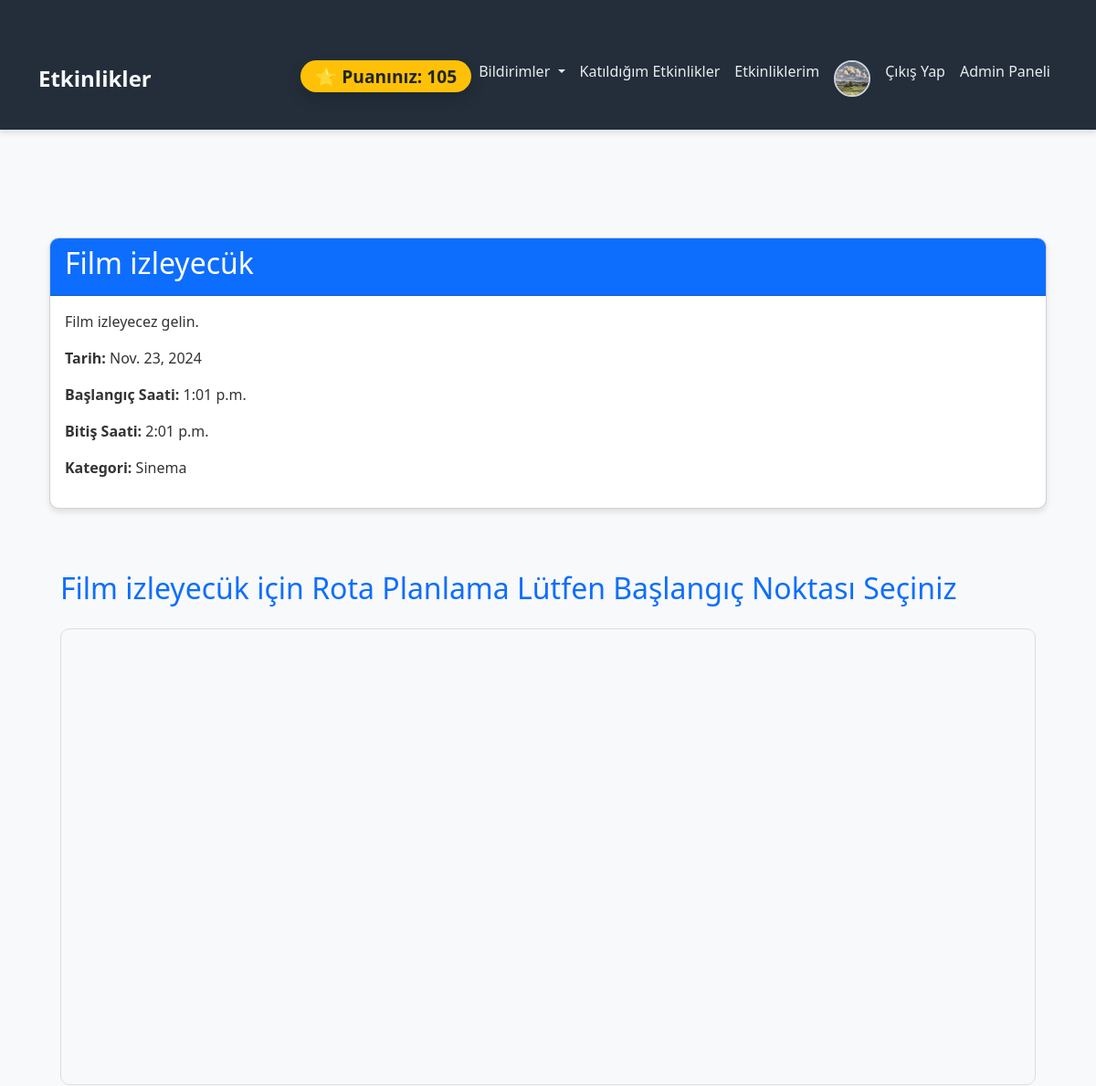
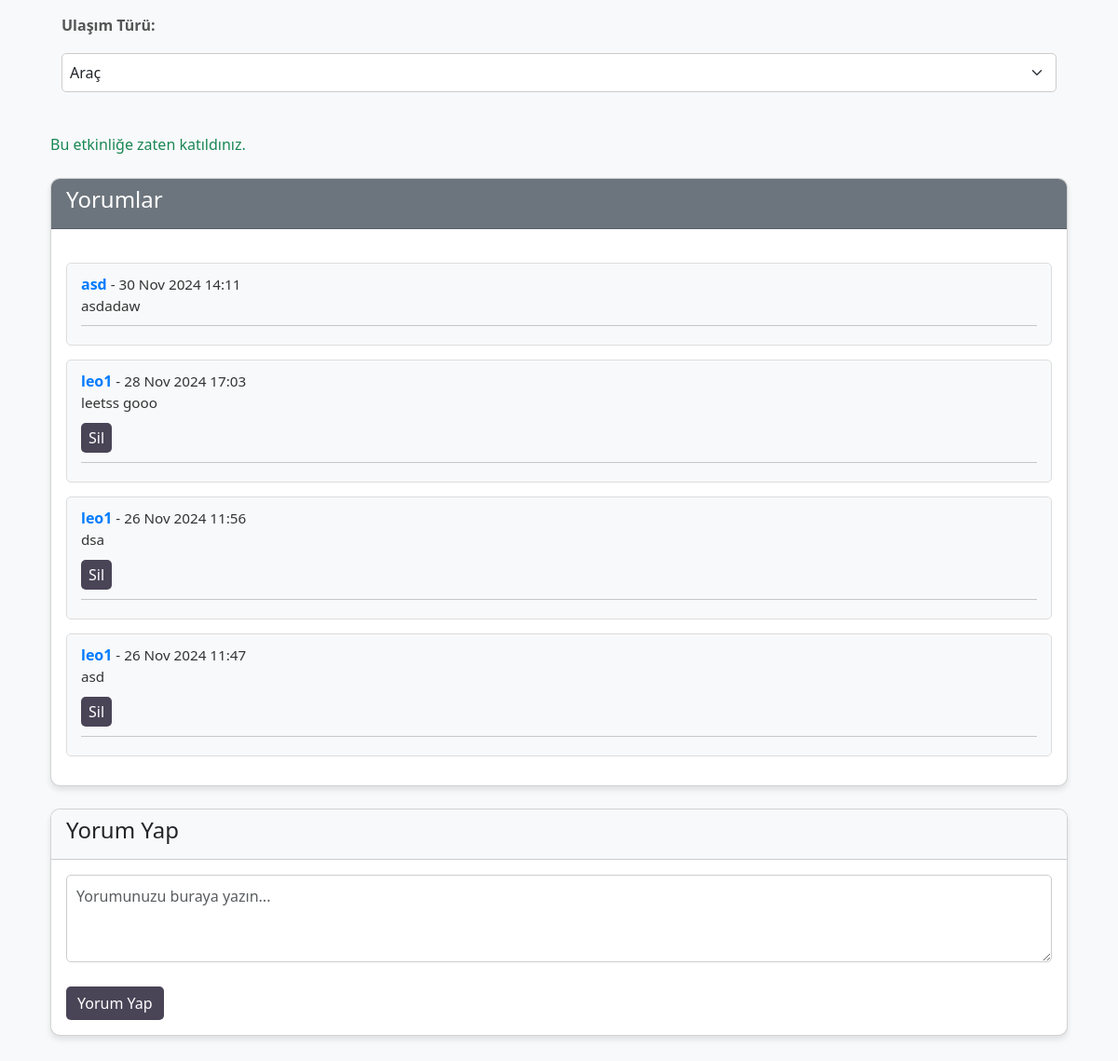
Page /event/1/ (signed in) on the committed database (2 pictures, top to bottom).
### users/models.py (models this page shows, shortened)
class User(AbstractUser):
    id = models.AutoField(primary_key=True)
    username = models.CharField(max_length=150,unique=True)
    password = models.CharField(max_length=150)
    name = models.CharField(max_length=150)
    surname = models.CharField(max_length=150)
    birthdate = models.DateField(max_length=150)
    gender = models.CharField(max_length=150)
    email = models.EmailField(max_length=150,unique=True)
    phone_number = models.CharField(max_length=128)
    interests = models.CharField(max_length=150)
    profilepicture=models.ImageField(upload_to='uploads/profile_pictures/', null=True, blank=True)
    verification_code = models.CharField(max_length=6, blank=True, null=True)
    location = models.CharField(max_length=100,default="İstanbul")
    latitude = models.FloatField(blank=True, null=True)  # Enlem
    longitude = models.FloatField(blank=True, null=True)  # Boylam
    is_admin = models.BooleanField(default=False)
    score = models.IntegerField(default=20)
    groups = models.ManyToManyField(
        'auth.Group',
        related_name='user_groups',  # Özel ilişkili ad
        blank=True,
    )
    user_permissions = models.ManyToManyField(
        'auth.Permission',
        related_name='user_permissions',  # Özel ilişkili ad
        blank=True,
    )

class Event(models.Model):
    title = models.CharField(max_length=150)
    description = models.TextField()
    date = models.DateField(default=now)
    start_time = models.TimeField(default=now)
    end_time = models.TimeField(default=now)
    latitude = models.FloatField(blank=True, null=True)  # Enlem
    longitude = models.FloatField(blank=True, null=True)  # Boylam
    category = models.CharField(max_length=100, default="Genel")
    approved = models.BooleanField(default=False)
    created_by = models.ForeignKey(
        User,
        on_delete=models.CASCADE,
        related_name="created_events",
        default=1  # Varsayılan kullanıcı ID'si
    )

class Comment(models.Model):
    event = models.ForeignKey('Event', on_delete=models.CASCADE, related_name='comments')
    user = models.ForeignKey(settings.AUTH_USER_MODEL, on_delete=models.CASCADE)
    content = models.TextField()
    created_at = models.DateTimeField(auto_now_add=True)

### users/views.py (the view)
# urls.py: path('event/<int:event_id>/', views.event_detail, name='event_detail'),
def event_detail(request, event_id):
    event = get_object_or_404(Event, id=event_id)
    comments = event.comments.all().order_by('-created_at')
    comments = event.comments.all().order_by('-created_at')
    if request.user.is_authenticated:
        is_participant = Participation.objects.filter(event=event, user=request.user).exists()
    else:
        is_participant = False
    if request.method == 'POST':
        form = CommentForm(request.POST)
        if form.is_valid():
            comment = form.save(commit=False)
            comment.user = request.user
            comment.event = event
            comment.save()
            return redirect('event_detail', event_id=event.id)
    else:
        form = CommentForm()
    context = {
        'event': event,
        'comments': comments,
        'form': form,
        'is_participant': is_participant
    }
    return render(request, 'event_detail.html',context )

### users/forms.py
class CommentForm(forms.ModelForm):
    class Meta:
        model = Comment
        fields = ['content']
        widgets = {
            'content': forms.Textarea(attrs={'placeholder': 'Yorumunuzu yazın...', 'rows': 4}),
        }

### users/context_processors.py (called while the page is built)
def notifications_context(request):
    if request.user.is_authenticated:
        notifications = Notification.objects.filter(user=request.user).order_by('-created_at')
        unread_count = notifications.filter(is_read=False).count()
        return {
            'notifications': notifications[:5],  # İlk 5 bildirimi gönder
            'unread_count': unread_count  # Okunmamış bildirim sayısı
        }
    return {'notifications': [], 'unread_count': 0}

### templates/event_detail.html (shortened to what this page needs)
{% extends 'base.html' %}
{% block content %}
<head>
    {%load static%}
    <link rel="stylesheet" href="{% static 'css/event_detail_style.css' %}">
</head>
<div class="container mt-5">
    <div class="card">
        <div class="card-header bg-primary text-white">
            <h2>{{ event.title }}</h2>
        </div>
        <div class="card-body">
            <p>{{ event.description }}</p>
            <p><strong>Tarih:</strong> {{ event.date }}</p>
            <p><strong>Başlangıç Saati:</strong> {{ event.start_time}}</p>
            <p><strong>Bitiş Saati:</strong> {{ event.end_time }}</p>
            <p><strong>Kategori:</strong> {{ event.category }}</p>
        </div>
    </div>
     <div class="container mt-5">
        <h2 class="text-primary mb-4">{{ event.title }} için Rota Planlama Lütfen Başlangıç Noktası Seçiniz</h2>
        <div id="map" style="width: 100%; height: 500px;"></div>
        <div class="mt-3">
            <label for="travel-mode" class="form-label">Ulaşım Türü:</label>
            <select id="travel-mode" class="form-select">
                <option value="DRIVING">Araç</option>
            </select>
        </div>
    </div>
    <div class="mt-4">
        {% if user.is_authenticated %}
            {% if is_participant %}
                <p class="text-success">Bu etkinliğe zaten katıldınız.</p>
            {% else %}
                <form id="join-form" action="{% url 'join_event' event.id %}" method="post">
                    {% csrf_token %}
                    <button type="submit" class="btn btn-success">Etkinliğe Katıl</button>
                </form>
            {% endif %}
        {% else %}
            <p class="text-danger">Etkinliğe katılmak için giriş yapmalısınız.</p>
        {% endif %}
    </div>
    <div class="card mt-4">
        <div class="card-header bg-secondary text-white">
            <h4>Yorumlar</h4>
        </div>
        <div class="card-body" id="comment-list">
            {% for comment in comments %}
                <div class="comment">
                    <p><strong>{{ comment.user.username }}</strong> - {{ comment.created_at|date:"d M Y H:i" }}</p>
                    <p>{{ comment.content }}</p>
                    {% if user.is_authenticated and comment.user == user %}
                        <button class="btn btn-danger btn-sm delete-comment" data-comment-id="{{ comment.id }}">Sil</button>
                    {% endif %}
                    <hr>
                </div>
            {% empty %}
                <p>Henüz yorum yapılmamış.</p>
            {% endfor %}
        </div>
    </div>
    <div class="card mt-4">
        <div class="card-header bg-light">
            <h4>Yorum Yap</h4>
        </div>
        <div class="card-body">
            {% if user.is_authenticated %}
                <form method="post">
                    <div class="mb-3">
                        <textarea id="comment-content" name="content" class="form-control" rows="3" placeholder="Yorumunuzu buraya yazın..." required></textarea>
                    </div>
                    <button type="submit" class="btn btn-primary">Yorum Yap</button>
                </form>
            {% else %}
                <p class="text-danger">Yorum yapmak için giriş yapmanız gerekiyor.</p>
            {% endif %}
        </div>
    </div>
</div>
{% endblock %}

### templates/base.html (shortened to what this page needs)
<!DOCTYPE html>
<html lang="en">
<head>
    {% load static %}
    <link rel="stylesheet" href="{% static 'css/styles.css' %}">
    <link href="https://cdn.jsdelivr.net/npm/bootstrap@5.3.3/dist/css/bootstrap.min.css" rel="stylesheet">
</head>
<body>
    <nav class="navbar navbar-expand-lg navbar-dark ">
        <div class="container">
            <a class="navbar-brand" href="/">Etkinlikler</a>
            <div class="collapse navbar-collapse" id="navbarNav">
                <ul class="navbar-nav ms-auto">
                    {% if user.is_authenticated %}
                    <span class="navbar-text ms-3">
                        <span class="badge bg-warning text-dark px-3 py-2 rounded-pill shadow">
                            ⭐ Puanınız: <strong>{{ user.score }}</strong>
                        </span>
                    </span>
                    <li class="nav-item dropdown">
                        <a class="nav-link dropdown-toggle" href="#" id="notificationsDropdown" role="button" data-bs-toggle="dropdown" aria-expanded="false">
                            Bildirimler
                        </a>
                    </li>
                    <li class="nav-item">
                        <a class="nav-link" href="{% url 'attended_events' %}">Katıldığım Etkinlikler</a>
                    </li>
                    <li class="nav-item">
                        <a class="nav-link" href="{% url 'event_list' %}">Etkinliklerim</a>
                    </li>
                    <li class="nav-item">
                        <a class="nav-link" href="{% url 'edit_profile' %}">
                            <img src="{{ user.profilepicture.url }}" alt="Profil Resmi" class="rounded-circle" width="40" height="40">
                        </a>
                    </li>
                    <li class="nav-item">
                        <a class="nav-link" href="{% url 'logout' %}">Çıkış Yap</a>
                    </li>
                    {% if user.is_admin %}
                    <li class="nav-item">
                        <a class="nav-link" href="{% url 'admin_dashboard' %}">Admin Paneli</a>
                    </li>
                    {% endif %}
                    {% endif %}
                </ul>
            </div>
        </div>
    </nav>
<div class="container">
    {% block content %}{% endblock %}
</div>
</body>
</html>

### users/static/css/styles.css (style rules this page uses)
.navbar { background-color: #232e3a; box-shadow: 0px 4px 6px rgba(0, 0, 0, 0.1); }
.navbar .navbar-brand { font-size: 1.5rem; font-weight: bold; color: #f8f9fa; }
.navbar .nav-link { color: #e9ecef; font-weight: 500; transition: color 0.3s ease; }
.navbar-text .badge { font-size: 1.2rem; font-weight: bold; animation: glow 2s infinite alternate; }
.navbar .nav-link img { border: 2px solid #ced4da; transition: border 0.3s ease; }
body { background-color: #3b3b3b; color: #212529; font-family: "Arial", sans-serif; }
.container { padding-top: 20px; padding-bottom: 20px; }
.card { background-color: #ffffff; border: 1px solid #ced4da; border-radius: 10px; box-shadow: 0 2px 4px rgba(0, 0, 0, 0.1); }
.card .btn { background-color: #4a4457; color: #ffffff; transition: background-color 0.3s ease; }

### users/static/css/event_detail_style.css (style rules this page uses)
body { background-color: #f8f9fa; }
.container { margin-top: 30px; }
.card { border-radius: 10px; overflow: hidden; box-shadow: 0 4px 6px rgba(0, 0, 0, 0.1); }
.card-header { font-size: 1.5rem; font-weight: bold; }
.card-body { font-size: 1rem; color: #333; }
#map { margin-top: 20px; border-radius: 10px; border: 1px solid #ddd; }
.form-label { font-size: 1rem; font-weight: bold; color: #555; }
.form-select { border-radius: 5px; padding: 8px; border: 1px solid #ccc; margin-top: 10px; width: 100%; }
.card-header.bg-secondary { background-color: #6c757d !important; color: #fff; }
#comment-list { margin-top: 20px; }
.comment { margin-bottom: 15px; padding: 10px 15px; background-color: #f8f9fa; border: 1px solid #ddd; border-radius: 5px; }
.comment p { margin: 0; font-size: 0.95rem; }
.comment strong { color: #007bff; font-size: 1rem; }
.comment hr { margin: 10px 0; }
.delete-comment { margin-top: 10px; }
.card-body textarea { border-radius: 5px; padding: 10px; border: 1px solid #ccc; }
.card-body button { margin-top: 10px; }
.btn { border-radius: 5px; font-size: 1rem; }
.btn-primary { background-color: #007bff; border: none; }
.btn-danger { background-color: #dc3545; border: none; }

### rows in the picture
User: score "105", profilepicture (picture)
Event: title "Film izleyecük", description "Film izleyecez gelin.", date "Nov. 23, 2024", start_time "1:01 p.m.", end_time "2:01 p.m.", category "Sinema"
Comment: user.username "asd", created_at "30 Nov 2024 14:11", content "asdadaw"
Comment: user.username "leo1", created_at "28 Nov 2024 17:03", content "leetss gooo"
Comment: user.username "leo1", created_at "26 Nov 2024 11:56", content "dsa"
Comment: user.username "leo1", created_at "26 Nov 2024 11:47", content "asd"
